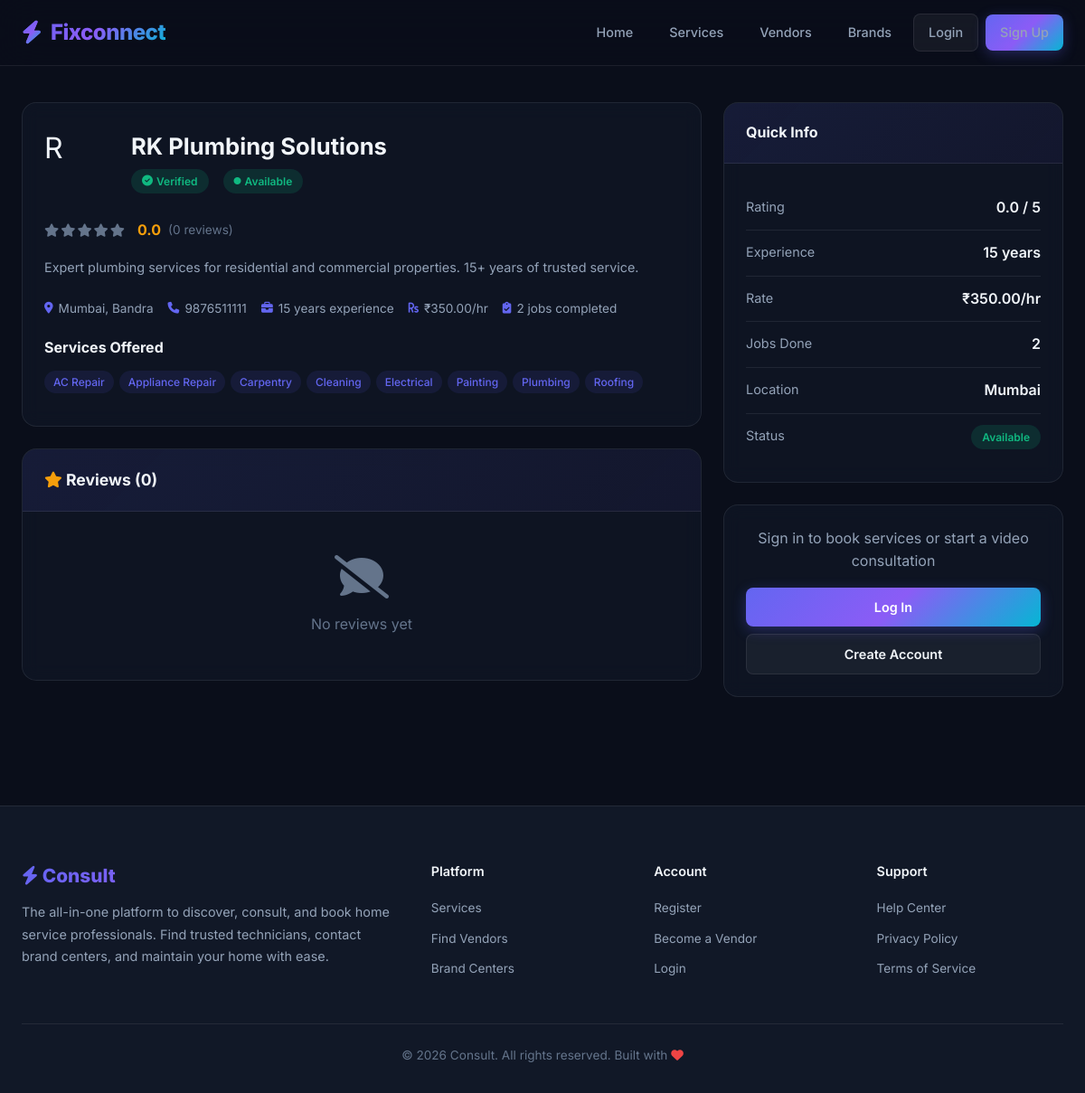
/vendors/1/, run on the app's committed database.
### service/models.py (models this page shows, shortened)
class VendorProfile(models.Model):
    user = models.OneToOneField(User, on_delete=models.CASCADE, related_name='vendor_profile')
    business_name = models.CharField(max_length=200)
    description = models.TextField(blank=True)
    services = models.ManyToManyField(ServiceCategory, related_name='vendors')
    experience_years = models.PositiveIntegerField(default=0)
    hourly_rate = models.DecimalField(max_digits=8, decimal_places=2, default=0)
    is_verified = models.BooleanField(default=False)
    is_available = models.BooleanField(default=True)
    latitude = models.FloatField(null=True, blank=True)
    longitude = models.FloatField(null=True, blank=True)
    created_at = models.DateTimeField(auto_now_add=True)
    @property
    def average_rating(self):
        reviews = Review.objects.filter(booking__vendor=self)
        if reviews.exists():
            return round(reviews.aggregate(models.Avg('rating'))['rating__avg'], 1)
        return 0.0
    @property
    def total_reviews(self):
        return Review.objects.filter(booking__vendor=self).count()
    @property
    def completed_bookings(self):
        return self.bookings.filter(status='completed').count()

class User(AbstractUser):
    ROLE_CHOICES = (
        ('customer', 'Customer'),
        ('vendor', 'Vendor'),
        ('admin', 'Admin'),
    )
    role = models.CharField(max_length=10, choices=ROLE_CHOICES, default='customer')
    phone = models.CharField(max_length=15, blank=True)
    city = models.CharField(max_length=100, blank=True)
    area = models.CharField(max_length=100, blank=True)
    profile_image = models.ImageField(upload_to='profiles/', blank=True, null=True)

class ServiceCategory(models.Model):
    name = models.CharField(max_length=100)
    slug = models.SlugField(unique=True)
    description = models.TextField(blank=True)
    icon = models.CharField(max_length=50, default='fas fa-tools')  # FontAwesome icon class
    class Meta:
        verbose_name_plural = "Service Categories"
        ordering = ['name']

### service/views.py (the view)
# urls.py: path('vendors/<int:pk>/', views.vendor_detail, name='vendor_detail'),
def vendor_detail(request, pk):
    vendor = get_object_or_404(VendorProfile, pk=pk)
    reviews = Review.objects.filter(booking__vendor=vendor).order_by('-created_at')
    return render(request, 'vendor_detail.html', {'vendor': vendor, 'reviews': reviews})

### templates/vendor_detail.html (shortened to what this page needs)
{% extends 'base.html' %}
{% block content %}
<div class="page-wrapper">
  <div class="container">
    <div class="detail-grid">
      <div>
        <div class="card mb-3">
          <div class="card-body">
            <div class="flex items-center gap-2 mb-3">
              <div class="vendor-avatar" style="width:80px;height:80px;font-size:2rem;margin-bottom:0;">
                {{ vendor.user.first_name|first|default:"V" }}
              </div>
              <div>
                <h1 style="font-size:1.6rem;margin-bottom:4px;">{{ vendor.business_name }}</h1>
                <div class="flex items-center gap-2 flex-wrap">
                  {% if vendor.is_verified %}
                  <span class="badge badge-verified"><i class="fas fa-check-circle"></i> Verified</span>
                  {% endif %}
                  {% if vendor.is_available %}
                  <span class="badge badge-completed"><i class="fas fa-circle" style="font-size:0.5rem;"></i> Available</span>
                  {% else %}
                  <span class="badge badge-cancelled"><i class="fas fa-circle" style="font-size:0.5rem;"></i> Unavailable</span>
                  {% endif %}
                </div>
              </div>
            </div>
            <div class="flex items-center gap-1 mb-2">
              <div class="stars">
                {% with rating=vendor.average_rating %}
                {% for i in "12345" %}
                  {% if forloop.counter <= rating %}
                    <i class="fas fa-star"></i>
                  {% else %}
                    <i class="fas fa-star empty"></i>
                  {% endif %}
                {% endfor %}
                {% endwith %}
              </div>
              <span class="rating-value">{{ vendor.average_rating }}</span>
              <span style="color:var(--text-muted);font-size:0.85rem;">({{ vendor.total_reviews }} reviews)</span>
            </div>
            {% if vendor.description %}
            <p class="card-text mb-3">{{ vendor.description }}</p>
            {% endif %}
            <div class="vendor-meta mb-2">
              <span><i class="fas fa-map-marker-alt"></i> {{ vendor.user.city|default:"—" }}{% if vendor.user.area %}, {{ vendor.user.area }}{% endif %}</span>
              <span><i class="fas fa-phone"></i> {{ vendor.user.phone|default:"—" }}</span>
              <span><i class="fas fa-briefcase"></i> {{ vendor.experience_years }} years experience</span>
              <span><i class="fas fa-rupee-sign"></i> ₹{{ vendor.hourly_rate }}/hr</span>
              <span><i class="fas fa-clipboard-check"></i> {{ vendor.completed_bookings }} jobs completed</span>
            </div>
            <h3 style="font-size:1rem;margin-top:20px;margin-bottom:12px;">Services Offered</h3>
            <div class="vendor-services">
              {% for svc in vendor.services.all %}
              <span class="tag">{{ svc.name }}</span>
              {% endfor %}
            </div>
          </div>
        </div>
        <div class="card">
          <div class="card-header">
            <h3 style="font-size:1.1rem;"><i class="fas fa-star" style="color:var(--accent-warning);"></i> Reviews ({{ vendor.total_reviews }})</h3>
          </div>
          <div class="card-body">
            {% if reviews %}
              {% for review in reviews %}
              <div class="review-item">
                <div class="review-header">
                  <div>
                    <span class="review-author">{{ review.booking.customer.get_full_name|default:review.booking.customer.username }}</span>
                    <div class="stars" style="margin-top:4px;">
                      {% for i in "12345" %}
                        {% if forloop.counter <= review.rating %}
                          <i class="fas fa-star"></i>
                        {% else %}
                          <i class="fas fa-star empty"></i>
                        {% endif %}
                      {% endfor %}
                    </div>
                  </div>
                  <span class="review-date">{{ review.created_at|date:"M d, Y" }}</span>
                </div>
                {% if review.comment %}
                <p class="card-text mt-1">{{ review.comment }}</p>
                {% endif %}
              </div>
              {% endfor %}
            {% else %}
              <div class="empty-state" style="padding:24px;">
                <i class="fas fa-comment-slash"></i>
                <p>No reviews yet</p>
              </div>
            {% endif %}
          </div>
        </div>
      </div>
      <div>
        <div class="card mb-3">
          <div class="card-header">
            <h3 style="font-size:1rem;">Quick Info</h3>
          </div>
          <div class="card-body">
            <div class="detail-row">
              <span class="detail-label">Rating</span>
              <span class="detail-value">{{ vendor.average_rating }} / 5</span>
            </div>
            <div class="detail-row">
              <span class="detail-label">Experience</span>
              <span class="detail-value">{{ vendor.experience_years }} years</span>
            </div>
            <div class="detail-row">
              <span class="detail-label">Rate</span>
              <span class="detail-value">₹{{ vendor.hourly_rate }}/hr</span>
            </div>
            <div class="detail-row">
              <span class="detail-label">Jobs Done</span>
              <span class="detail-value">{{ vendor.completed_bookings }}</span>
            </div>
            <div class="detail-row">
              <span class="detail-label">Location</span>
              <span class="detail-value">{{ vendor.user.city|default:"—" }}</span>
            </div>
            <div class="detail-row" style="border:none;">
              <span class="detail-label">Status</span>
              <span class="detail-value">
                {% if vendor.is_available %}
                <span class="badge badge-completed">Available</span>
                {% else %}
                <span class="badge badge-cancelled">Unavailable</span>
                {% endif %}
              </span>
            </div>
          </div>
        </div>
        {% if not user.is_authenticated %}
        <div class="card">
          <div class="card-body text-center">
            <p style="color:var(--text-secondary);margin-bottom:16px;">Sign in to book services or start a video consultation</p>
            <a href="{% url 'login' %}" class="btn btn-primary btn-block">Log In</a>
            <a href="{% url 'register_customer' %}" class="btn btn-secondary btn-block mt-1">Create Account</a>
          </div>
        </div>
        {% endif %}
      </div>
    </div>
  </div>
</div>
{% endblock %}

### data on the page
VendorProfile: user.first_name|first "R", business_name "RK Plumbing Solutions", average_rating "0.0", total_reviews "0", description "Expert plumbing services for residential and commercial properties. 15+ years of trusted service.", user.city "Mumbai", user.area "Bandra", user.phone "9876511111", experience_years "15", hourly_rate "350.00", completed_bookings "2"
ServiceCategory: name "AC Repair"
ServiceCategory: name "Appliance Repair"
ServiceCategory: name "Carpentry"
ServiceCategory: name "Cleaning"
ServiceCategory: name "Electrical"
ServiceCategory: name "Painting"
ServiceCategory: name "Plumbing"
ServiceCategory: name "Roofing"
